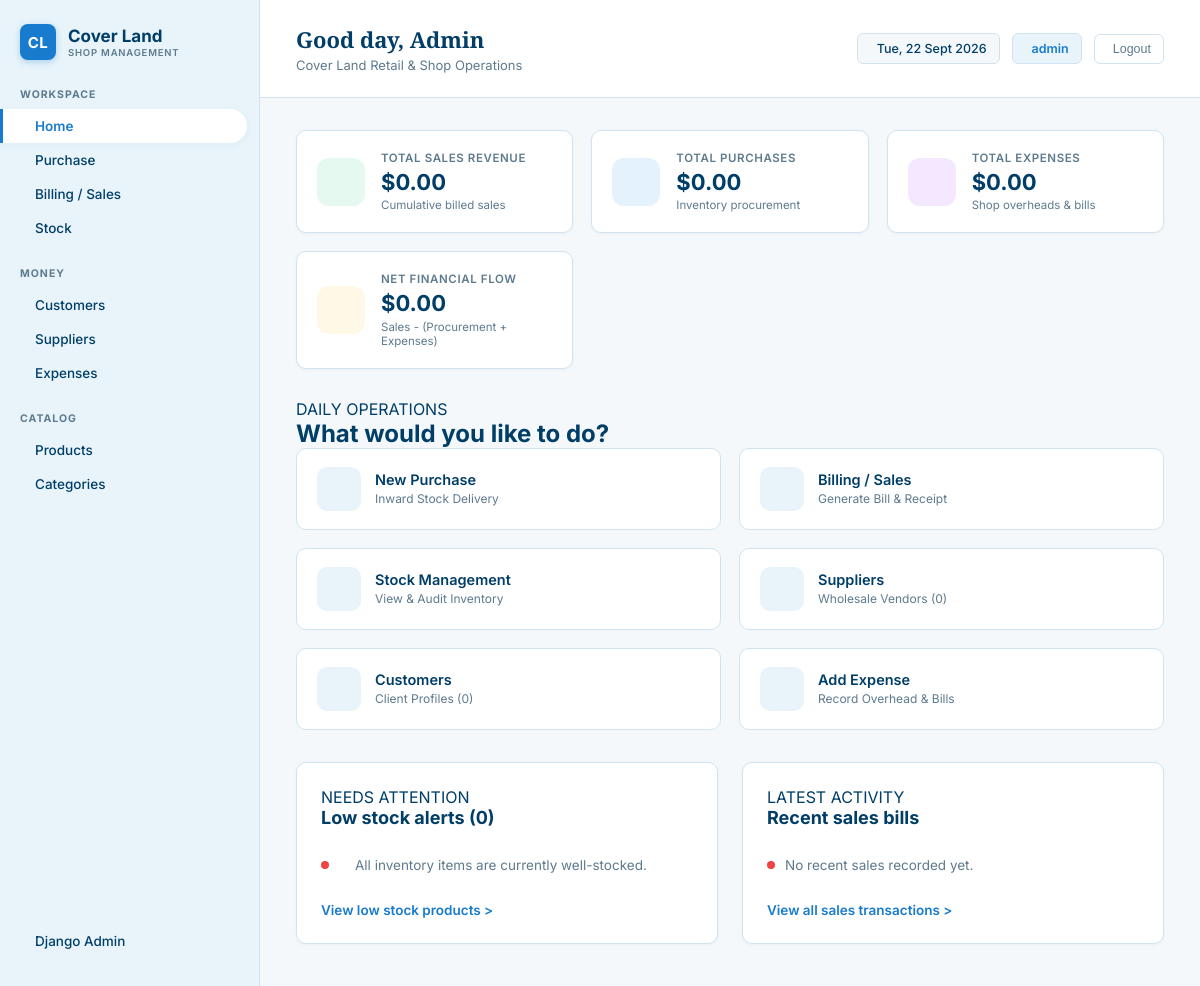
The app's page / (signed in), older data.
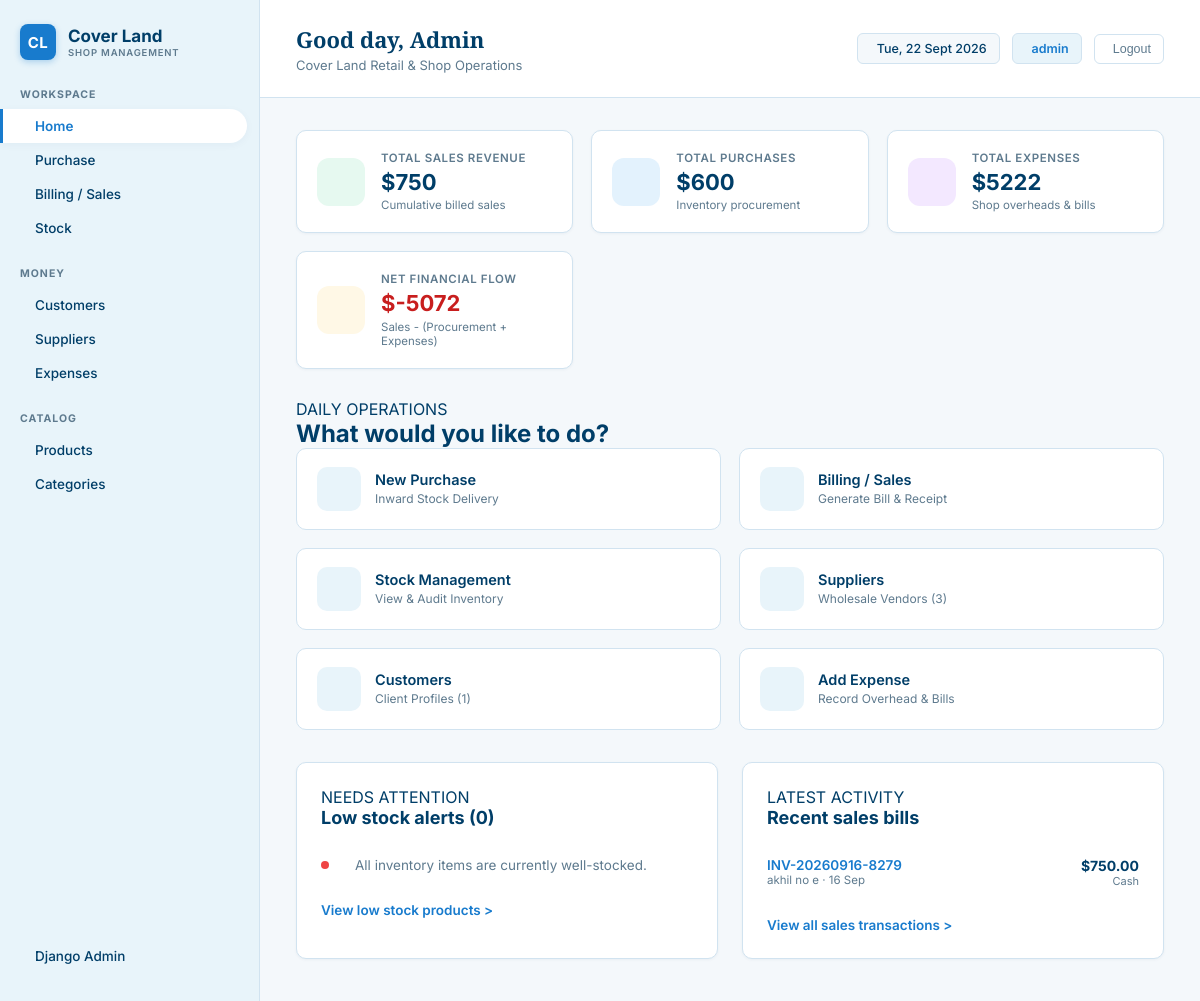
The same page, newer data.
### superadmin/models.py (models this page shows, shortened)
class Sale(models.Model):
    PAYMENT_METHODS = [
        ('Cash', 'Cash'),
        ('Card', 'Card'),
        ('UPI', 'UPI'),
        ('Credit', 'Credit'),
    ]
    PAYMENT_STATUS_CHOICES = [
        ('Paid', 'Paid'),
        ('Pending', 'Pending'),
    ]
    customer = models.ForeignKey(Customer, on_delete=models.SET_NULL, null=True, blank=True, related_name='sales')
    invoice_number = models.CharField(max_length=50, unique=True, blank=True)
    date = models.DateField(default=timezone.now)
    total_amount = models.DecimalField(max_digits=10, decimal_places=2, default=0.00)
    payment_method = models.CharField(max_length=50, choices=PAYMENT_METHODS, default='Cash')
    payment_status = models.CharField(max_length=20, choices=PAYMENT_STATUS_CHOICES, default='Paid')
    notes = models.TextField(blank=True, null=True)
    created_at = models.DateTimeField(default=timezone.now, blank=True)
    class Meta:
        ordering = ['-date', '-id']

class Customer(models.Model):
    name = models.CharField(max_length=150)
    phone = models.CharField(max_length=20, blank=True, null=True)
    email = models.EmailField(blank=True, null=True)
    address = models.TextField(blank=True, null=True)
    created_at = models.DateTimeField(default=timezone.now, blank=True)
    class Meta:
        ordering = ['name']

### superadmin/views/dashboard.py (the view)
# urls.py: path('', views.DashboardView.as_view(), name='dashboard'),
class DashboardView(LoginRequiredMixin, TemplateView):
    template_name = 'dashboard.html'
    def get_context_data(self, **kwargs):
        context = super().get_context_data(**kwargs)
        total_sales = Sale.objects.aggregate(total=Sum('total_amount'))['total'] or Decimal('0.00')
        total_purchases = Purchase.objects.aggregate(total=Sum('total_amount'))['total'] or Decimal('0.00')
        total_expenses = Expense.objects.aggregate(total=Sum('amount'))['total'] or Decimal('0.00')
        estimated_margin = total_sales - (total_purchases + total_expenses)
        total_products = Product.objects.count()
        low_stock_products = Product.objects.filter(stock_quantity__lte=F('reorder_level')).select_related('category')
        low_stock_count = low_stock_products.count()
        total_customers = Customer.objects.count()
        total_suppliers = Supplier.objects.count()
        recent_sales = Sale.objects.select_related('customer').order_by('-date', '-id')[:5]
        recent_purchases = Purchase.objects.select_related('supplier').order_by('-date', '-id')[:5]
        context.update({
            'total_sales': total_sales,
            'total_purchases': total_purchases,
            'total_expenses': total_expenses,
            'estimated_margin': estimated_margin,
            'total_products': total_products,
            'low_stock_products': low_stock_products[:6],
            'low_stock_count': low_stock_count,
            'total_customers': total_customers,
            'total_suppliers': total_suppliers,
            'recent_sales': recent_sales,
            'recent_purchases': recent_purchases,
        })
        return context

### templates/dashboard.html (shortened to what the changed rows need)
{% extends 'base.html' %}
{% block content %}
<div class="stat-grid">
    <div class="stat-card">
        <div class="stat-info">
            <div class="stat-label">Total Sales Revenue</div>
            <div class="stat-value">${{ total_sales }}</div>
            <div class="stat-subtext">Cumulative billed sales</div>
        </div>
    </div>
    <div class="stat-card">
        <div class="stat-info">
            <div class="stat-label">Total Purchases</div>
            <div class="stat-value">${{ total_purchases }}</div>
            <div class="stat-subtext">Inventory procurement</div>
        </div>
    </div>
    <div class="stat-card">
        <div class="stat-info">
            <div class="stat-label">Total Expenses</div>
            <div class="stat-value">${{ total_expenses }}</div>
            <div class="stat-subtext">Shop overheads & bills</div>
        </div>
    </div>
    <div class="stat-card">
        <div class="stat-info">
            <div class="stat-label">Net Financial Flow</div>
            <div class="stat-value" {% if estimated_margin < 0 %}style="color: var(--danger-text);"{% endif %}>
                ${{ estimated_margin }}
            </div>
            <div class="stat-subtext">Sales - (Procurement + Expenses)</div>
        </div>
    </div>
</div>
<h2 class="section-heading">What would you like to do?</h2>
<div class="cards-grid">
    <a href="{% url 'supplier_list' %}" class="action-card">
        <div class="card-content">
            <h3>Suppliers</h3>
            <p>Wholesale Vendors ({{ total_suppliers }})</p>
        </div>
    </a>
    <a href="{% url 'customer_list' %}" class="action-card">
        <div class="card-content">
            <h3>Customers</h3>
            <p>Client Profiles ({{ total_customers }})</p>
        </div>
    </a>
</div>
<div style="display: grid; grid-template-columns: repeat(auto-fit, minmax(400px, 1fr)); gap: 24px;">
    <div class="alerts-section">
        <div class="alerts-header">
            <h2 class="section-heading">Low stock alerts ({% if low_stock_count %}{{ low_stock_count }}{% else %}0{% endif %})</h2>
        </div>
    </div>
    <div class="alerts-section">
        <div class="alerts-header">
            <h2 class="section-heading">Recent sales bills</h2>
        </div>
        <ul class="alert-list">
            {% for sale in recent_sales %}
                <li class="alert-item">
                    <div>
                        <a href="{% url 'sale_detail' sale.pk %}" style="color: var(--accent-blue); font-weight: 600; text-decoration: none;">
                            {{ sale.invoice_number }}
                        </a>
                        <div style="font-size: 11.5px; color: var(--text-secondary);">
                            {{ sale.customer.name|default:"Walk-in Customer" }} · {{ sale.date|date:"d M" }}
                        </div>
                    </div>
                    <div style="text-align: right;">
                        <strong style="color: var(--text-primary); font-size: 14px;">${{ sale.total_amount }}</strong>
                        <div style="font-size: 11px; color: var(--text-secondary);">{{ sale.payment_method }}</div>
                    </div>
                </li>
            {% empty %}
                <li class="alert-item">
                    <div class="alert-name" style="color: var(--text-secondary); font-weight: normal;">
                        No recent sales recorded yet.
                    </div>
                </li>
            {% endfor %}
        </ul>
    </div>
</div>
{% endblock %}

Row changes from the older to the newer data that the page shows:
added Sale: invoice_number "INV-20260916-8279", customer.name "akhil no e", date "16 Sep", total_amount "750.00", payment_method "Cash"
Text that changed along with them:
{{ total_sales }}: "0.00" → "750"
{{ total_purchases }}: "0.00" → "600"
{{ total_expenses }}: "0.00" → "5222"
{{ estimated_margin }}: "0.00" → "-5072"
{{ total_suppliers }}: "0" → "3"
{{ total_customers }}: "0" → "1"
text no longer shown: "No recent sales recorded yet."
